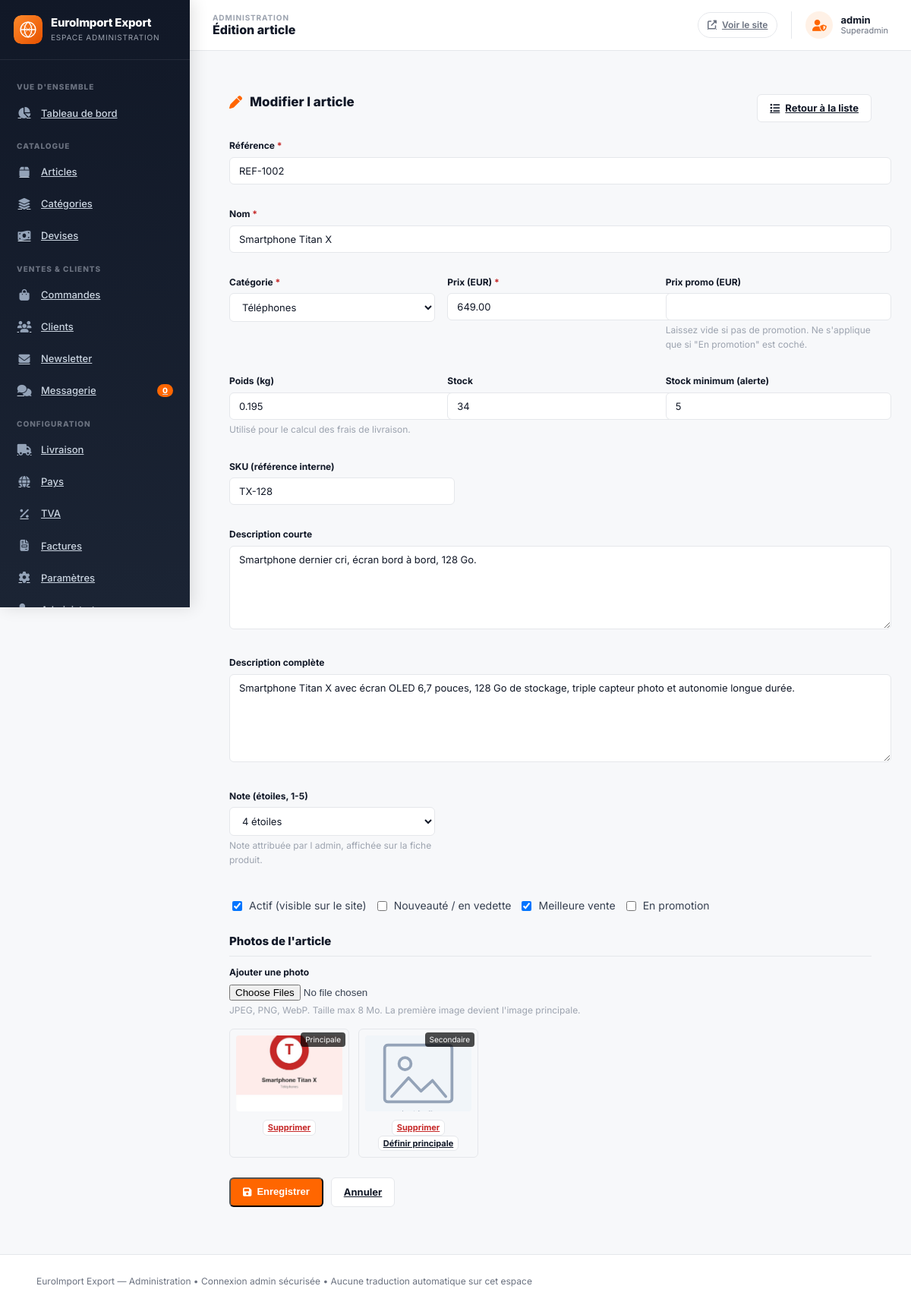
The app's page /admin/article-edit.php?id=2 (signed in) with its own data.
### tables this page shows
CREATE TABLE `products` (
  `id` INT UNSIGNED NOT NULL AUTO_INCREMENT,
  `category_id` INT UNSIGNED DEFAULT NULL,
  `reference` VARCHAR(100) NOT NULL,
  `name` VARCHAR(255) NOT NULL,
  `short_description` TEXT DEFAULT NULL,
  `description` TEXT DEFAULT NULL,
  `price` DECIMAL(12,4) NOT NULL DEFAULT 0.0000 COMMENT 'Prix de base en devise de base (EUR)',
  `weight` DECIMAL(10,3) NOT NULL DEFAULT 0.000 COMMENT 'Poids en kg',
  `stock` INT NOT NULL DEFAULT 0,
  `min_stock` INT DEFAULT NULL,
  `rating` TINYINT UNSIGNED NOT NULL DEFAULT 0 COMMENT 'Note attribuée par l admin (1 à 5)',
  `sku` VARCHAR(100) DEFAULT NULL,
  `is_active` TINYINT(1) NOT NULL DEFAULT 1,
  `is_featured` TINYINT(1) NOT NULL DEFAULT 0,
  `is_bestseller` TINYINT(1) NOT NULL DEFAULT 0,
  `is_on_sale` TINYINT(1) NOT NULL DEFAULT 0,
  `sale_price` DECIMAL(12,4) DEFAULT NULL,
  `meta_title` VARCHAR(255) DEFAULT NULL,
  `meta_description` TEXT DEFAULT NULL,
  `created_at` DATETIME NOT NULL DEFAULT CURRENT_TIMESTAMP,
  `updated_at` DATETIME NOT NULL DEFAULT CURRENT_TIMESTAMP ON UPDATE CURRENT_TIMESTAMP,
  PRIMARY KEY (`id`),
  UNIQUE KEY `uk_products_reference` (`reference`),
  KEY `idx_products_category` (`category_id`),
  KEY `idx_products_active` (`is_active`),
  KEY `idx_products_featured` (`is_featured`),
  KEY `idx_products_bestseller` (`is_bestseller`),
  CONSTRAINT `fk_products_category` FOREIGN KEY (`category_id`) REFERENCES `categories` (`id`) ON DELETE SET NULL ON UPDATE CASCADE
);

CREATE TABLE `categories` (
  `id` INT UNSIGNED NOT NULL AUTO_INCREMENT,
  `parent_id` INT UNSIGNED DEFAULT NULL,
  `name` VARCHAR(255) NOT NULL,
  `slug` VARCHAR(255) NOT NULL,
  `description` TEXT DEFAULT NULL,
  `image` VARCHAR(255) DEFAULT NULL,
  `sort_order` INT UNSIGNED NOT NULL DEFAULT 0,
  `is_active` TINYINT(1) NOT NULL DEFAULT 1,
  `created_at` DATETIME NOT NULL DEFAULT CURRENT_TIMESTAMP,
  `updated_at` DATETIME NOT NULL DEFAULT CURRENT_TIMESTAMP ON UPDATE CURRENT_TIMESTAMP,
  PRIMARY KEY (`id`),
  UNIQUE KEY `uk_categories_slug` (`slug`),
  KEY `idx_categories_parent` (`parent_id`),
  KEY `idx_categories_active` (`is_active`),
  CONSTRAINT `fk_categories_parent` FOREIGN KEY (`parent_id`) REFERENCES `categories` (`id`) ON DELETE SET NULL ON UPDATE CASCADE
);

CREATE TABLE `product_images` (
  `id` INT UNSIGNED NOT NULL AUTO_INCREMENT,
  `product_id` INT UNSIGNED NOT NULL,
  `image` VARCHAR(255) NOT NULL,
  `is_primary` TINYINT(1) NOT NULL DEFAULT 0,
  `sort_order` INT UNSIGNED NOT NULL DEFAULT 0,
  `alt_text` VARCHAR(255) DEFAULT NULL,
  `created_at` DATETIME NOT NULL DEFAULT CURRENT_TIMESTAMP,
  PRIMARY KEY (`id`),
  KEY `idx_product_images_product` (`product_id`),
  CONSTRAINT `fk_product_images_product` FOREIGN KEY (`product_id`) REFERENCES `products` (`id`) ON DELETE CASCADE
);

### admin/article-edit.php (the view, shortened to what the rows shown need)
<?php
require_once __DIR__ . '/includes/page_bootstrap.php';
$db = db();
$articleId = $_GET['id'] ?? null;
$article = null;
$images = [];
$isNew = $articleId === null;
if (!$isNew) {
    $stmt = $db->prepare("SELECT * FROM products WHERE id = ? LIMIT 1");
    $stmt->execute([(int)$articleId]);
    $article = $stmt->fetch();
    $stmt = $db->prepare("SELECT * FROM product_images WHERE product_id = ? ORDER BY sort_order ASC, id ASC");
    $stmt->execute([(int)$articleId]);
    $images = $stmt->fetchAll();
}
$categories = $db->query("SELECT * FROM categories WHERE is_active = 1 ORDER BY sort_order ASC, name ASC")->fetchAll();
$form = [
    'category_id' => $article ? (int)$article['category_id'] : '',
    'reference' => $article ? e($article['reference']) : '',
    'name' => $article ? e($article['name']) : '',
    'short_description' => $article ? e($article['short_description'] ?? '') : '',
    'description' => $article ? e($article['description'] ?? '') : '',
    'price' => $article ? number_format((float)$article['price'], 2, '.', '') : '',
    'weight' => $article ? number_format((float)$article['weight'], 3, '.', '') : '',
    'stock' => $article ? (int)$article['stock'] : '',
    'min_stock' => $article ? ($article['min_stock'] !== null ? (int)$article['min_stock'] : '') : '',
    'rating' => $article ? (int)$article['rating'] : 0,
    'sku' => $article ? e($article['sku'] ?? '') : '',
    'is_active' => $article ? (int)$article['is_active'] : 1,
    'is_featured' => $article ? (int)$article['is_featured'] : 0,
    'is_bestseller' => $article ? (int)$article['is_bestseller'] : 0,
    'is_on_sale' => $article ? (int)$article['is_on_sale'] : 0,
    'sale_price' => $article ? ($article['sale_price'] !== null ? number_format((float)$article['sale_price'], 2, '.', '') : '') : '',
];
require_once __DIR__ . '/includes/header.php';
?>
<div class="admin-content" style="padding:26px 22px;">
    <form action="article-edit.php<?= $isNew ? '' : '?id=' . (int)$articleId ?>" method="POST" enctype="multipart/form-data" novalidate>
        <div class="form-grid">
            <div class="form-group" style="grid-column: 1 / -1;">
                <label>Référence <span style="color:var(--color-error);">*</span></label>
                <input type="text" name="reference" value="<?= e($form['reference']) ?>" required>
            </div>
            <div class="form-group" style="grid-column: 1 / -1;">
                <label>Nom <span style="color:var(--color-error);">*</span></label>
                <input type="text" name="name" value="<?= e($form['name']) ?>" required>
            </div>
            <div class="form-group">
                <label>Catégorie <span style="color:var(--color-error);">*</span></label>
                <select name="category_id" required>
                    <?php foreach ($categories as $cat): ?>
                        <option value="<?= (int)$cat['id'] ?>" <?= $form['category_id'] == $cat['id'] ? 'selected' : '' ?>><?= e($cat['name']) ?></option>
                    <?php endforeach; ?>
                </select>
            </div>
            <div class="form-group">
                <label>Prix (EUR) <span style="color:var(--color-error);">*</span></label>
                <input type="number" name="price" step="0.01" min="0" value="<?= e($form['price']) ?>" required>
            </div>
            <div class="form-group">
                <label>Poids (kg)</label>
                <input type="number" name="weight" step="0.001" min="0" value="<?= e($form['weight']) ?>">
                <div class="form-help">Utilisé pour le calcul des frais de livraison.</div>
            </div>
            <div class="form-group">
                <label>Stock</label>
                <input type="number" name="stock" min="0" value="<?= e($form['stock']) ?>">
            </div>
            <div class="form-group">
                <label>Stock minimum (alerte)</label>
                <input type="number" name="min_stock" min="0" value="<?= $form['min_stock'] !== null ? e($form['min_stock']) : '' ?>">
            </div>
            <div class="form-group">
                <label>SKU (référence interne)</label>
                <input type="text" name="sku" value="<?= e($form['sku']) ?>">
            </div>
            <div class="form-group" style="grid-column: 1 / -1;">
                <label>Description courte</label>
                <textarea name="short_description" rows="2"><?= e($form['short_description']) ?></textarea>
            </div>
            <div class="form-group" style="grid-column: 1 / -1;">
                <label>Description complète</label>
                <textarea name="description" rows="6"><?= e($form['description']) ?></textarea>
            </div>
            <div class="form-group">
                <label>Note (étoiles, 1-5)</label>
                <select name="rating">
                    <option value="4" <?= $form['rating'] === 4 ? 'selected' : '' ?>>4 étoiles</option>
                </select>
                <div class="form-help">Note attribuée par l admin, affichée sur la fiche produit.</div>
            </div>
            <div style="grid-column: 1 / -1; display:flex; gap:10px; align-items:center; margin-top:10px;">
                <label style="display:flex; align-items:center; gap:6px; cursor:pointer;">
                    <input type="checkbox" name="is_active" <?= $form['is_active'] === 1 ? 'checked' : '' ?>>
                    Actif (visible sur le site)
                </label>
                <label style="display:flex; align-items:center; gap:6px; cursor:pointer;">
                    <input type="checkbox" name="is_featured" <?= $form['is_featured'] === 1 ? 'checked' : '' ?>>
                    Nouveauté / en vedette
                </label>
                <label style="display:flex; align-items:center; gap:6px; cursor:pointer;">
                    <input type="checkbox" name="is_bestseller" <?= $form['is_bestseller'] === 1 ? 'checked' : '' ?>>
                    Meilleure vente
                </label>
                <label style="display:flex; align-items:center; gap:6px; cursor:pointer;">
                    <input type="checkbox" name="is_on_sale" <?= $form['is_on_sale'] === 1 ? 'checked' : '' ?>>
                    En promotion
                </label>
            </div>
        </div>
        <div style="grid-column: 1 / -1; margin-top:24px;">
            <?php if ($images): ?>
                <div style="display:flex; gap:12px; flex-wrap:wrap;">
                    <?php foreach ($images as $img): ?>
                        <div style="width:140px; border:1px solid var(--color-border); border-radius:var(--radius-sm); padding:8px; text-align:center; position:relative;">
                            <img src="<?= e(imageUrl($img['image'], $article['reference'])) ?>" alt="" style="width:100%; height:100px; object-fit:cover; border-radius:4px;">
                            <div style="position:absolute; top:4px; right:4px; background:rgba(0,0,0,0.7); color:#fff; font-size:10px; padding:2px 6px; border-radius:4px;">
                                <?= $img['is_primary'] === 1 ? 'Principale' : 'Secondaire' ?>
                            </div>
                            <div style="margin-top:6px; font-size:12px;">
                                <a href="../api/admin/upload.php?action=delete_image&id=<?= (int)$img['id'] ?>&csrf_token=<?= e(csrfToken()) ?>" class="btn btn--outline btn--sm" style="color:var(--color-error); font-size:11px; padding:2px 6px;" onclick="return confirm('Supprimer cette photo ?')">Supprimer</a>
                                <?php if ($img['is_primary'] !== 1): ?>
                                    <a href="../api/admin/upload.php?action=set_primary&id=<?= (int)$img['id'] ?>&product_id=<?= ($isNew ? 0 : (int)$articleId) ?>&csrf_token=<?= e(csrfToken()) ?>" class="btn btn--outline btn--sm" style="font-size:11px; padding:2px 6px;">Définir principale</a>
                                <?php endif; ?>
                            </div>
                        </div>
                    <?php endforeach; ?>
                </div>
            <?php elseif (!$isNew): ?>
                <p style="color:var(--color-gray);">Aucune photo pour ce produit.</p>
            <?php endif; ?>
        </div>
    </form>
</div>
<?php
require_once __DIR__ . '/includes/footer.php';
?>

### admin/includes/header.php (shortened to what the rows shown need)
<?php
require_once __DIR__ . '/auth.php';
$admin = adminGet();
?>
<!DOCTYPE html>
<html lang="fr" dir="ltr">
<head>
<link rel="stylesheet" href="https://cdnjs.cloudflare.com/ajax/libs/font-awesome/6.5.0/css/all.min.css">
<link rel="stylesheet" href="<?= ASSETS_URL ?>/css/admin.css?v=1.3.1">
</head>
<body class="admin">
<div class="admin-wrapper">
<main class="admin-main">
    <header class="admin-bar">
        <div class="admin-bar__actions">
            <div class="admin-bar__user">
                <span class="admin-bar__user-text">
                    <span class="admin-bar__user-name"><?= e($admin['username']) ?></span>
                    <span class="admin-bar__user-role"><?= e($admin['role']) ?></span>
                </span>
            </div>
        </div>
    </header>
    <div class="admin-content">

### records on screen
products: reference "REF-1002", name "Smartphone Titan X", category_id "Téléphones", price "649.00", weight "0.195", stock "34", min_stock "5", sku "TX-128", short_description "Smartphone dernier cri, écran bord à bord, 128 Go.", description "Smartphone Titan X avec écran OLED 6,7 pouces, 128 Go de stockage, triple capteur photo et autonomie longue durée.", rating "4 étoiles", is_active "☑", is_bestseller "☑"
product_images: image.reference (picture), is_primary "Principale"
product_images: shows a picture, is_primary "Secondaire"

### other values on screen
$siteName "EuroImport Export"
$_SESSION['admin_unread_count'] "0"
$adminPageLabel "Édition article"
$admin['username'] "admin"
$admin['role'] "Superadmin"
